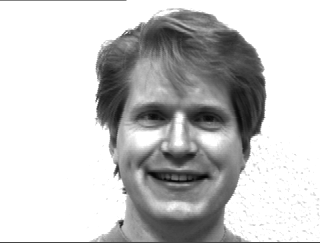
#> input picture data/subject01.happy.pgm, 320 x 243 px; its folder holds only this picture in this run
$ jupyter execute --allow-errors 'КР_БаироваПМ22_4.ipynb'   (text cells are left out)
#> lines starting #> are read from the running program, lines starting #| are printed output that depends on the picture; pictures that were not available may be replaced by others from this repository, and a replacement may not be noted
[cell 1]
import pandas as pd
from PIL import Image
import numpy as np
import glob
from numpy import linalg
import matplotlib.pyplot as plt
import cv2
from sklearn import decomposition
from sklearn.neighbors import KNeighborsClassifier
from sklearn.model_selection import GridSearchCV, KFold, cross_val_score
from sklearn import svm
from sklearn import metrics
from sklearn.linear_model import LogisticRegression

[cell 2]
fig = plt.figure(figsize=(16, 6))
plt.suptitle('Yale faces')
#> (the rest of this cell did not finish here and is left out)

[cell 3]
l = glob.glob('./data/subject06'.zfill(2)+"*")
#> l = []
fig = plt.figure(figsize=(16, 6))
plt.suptitle('Variations')
for i in range(len(l)):
    ax = fig.add_subplot(3, 4, i + 1, xticks=[], yticks=[])
    ax.imshow(Image.open(l[i]), cmap='gray')
    plt.title(l[i][17:-4]);

[cell 4]
name='./data/subject01.glasses.pgm'

[cell 5]
face_cascade = cv2.CascadeClassifier('haarcascade_frontalface_default.xml')
image = cv2.imread(name)
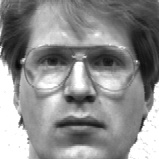
#> input picture datacropped/subject01.glasses.jpg, 159 x 159 px, given in place of subject01.glasses.pgm, which was not available
#> image is the input picture: shape (159, 159, 3); min 7, max 255, mean 141.2
gray = cv2.cvtColor(image, cv2.COLOR_BGR2GRAY)
faces = face_cascade.detectMultiScale(image, 1.2, 4)
#> faces = [[10, 10, 139, 139]]
if len(faces) == 1:
    for index, (x, y, w, h) in enumerate(faces):
        face = image[y:y+w, x:x+h]
        cv2.imwrite(f'./datacropped{name[6:-4]}.jpg', face)
#> this loop made 1 pass
#> pass 1, `face = image[y:y+w, x:x+h]`:
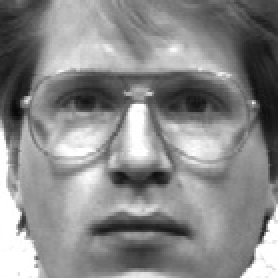
#> face: shape (139, 139, 3) (shown 2 times larger); min 7, max 255, mean 136.9

[cell 6]
Image.open('./datacropped/subject01.glasses.jpg')

[cell 7]
def crop(name):
#> called with name = './data/subject01.happy.pgm'
    image = cv2.imread(name)
#> image: shape (243, 320, 3); min 3, max 255, mean 198.5
    gray = cv2.cvtColor(image, cv2.COLOR_BGR2GRAY)
#> gray is the input picture: shape (243, 320); min 3, max 255, mean 198.5
    faces = face_cascade.detectMultiScale(image, 1.2, 4) # распознаем лицо
#> faces = [[101, 56, 157, 157]]
    if len(faces) == 1:
        for index, (x, y, w, h) in enumerate(faces):
            face = image[y:y+w, x:x+h] # обрезаем изображение по контуру лица
            cv2.imwrite(f'./datacropped{name[6:-4]}.jpg', face) # записываем в новый файл результат
#> this loop made 1 pass
#> pass 1, in crop, `face = image[y:y+w, x:x+h]`:
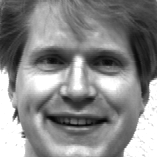
#> face: shape (157, 157, 3); min 3, max 255, mean 136.5
    else:
        print(f'error on processing {name} !')

[cell 8]
# чтение изображений
imgs1 = []
for i in range(1, 16):
    filelist = glob.glob('./data/subject'+str(i).zfill(2)+"*")
    for fname in filelist:
        crop(fname)
        img = Image.open(f'./datacropped{fname[6:-4]}.jpg')
        imgs1.append(img)

[cell 9]
plt.suptitle('Результат и размерности изображений')
plt.subplot(1, 2, 1)
#> (the rest of this cell did not finish here and is left out)

[cell 10]
# берем среднее
shape1 = int(np.mean([np.array(i).shape[0] for i in imgs1]))
shape2 = int(np.mean([np.array(i).shape[1] for i in imgs1]))
imgs = [i.resize((shape1, shape1)) for i in imgs1]

[cell 11]
fig = plt.figure(figsize=(16, 6))
plt.suptitle('Cropped faces')
#> (the rest of this cell did not finish here and is left out)

[cell 12]
data = np.array([np.array(i, dtype=float).flatten() for i in imgs])

[cell 13]
num = len(data)
num

[cell 14]
imgss = np.array([np.array(i) for i in imgs])

[cell 15]
# все изображения одного размера
np.std([i.shape[0] for i in imgss]), np.std([i.shape[1] for i in imgss]), np.std([i.shape[2] for i in imgss])

[cell 16]
np.mean([i.shape[0] for i in imgss]), np.mean([i.shape[1] for i in imgss]), np.mean([i.shape[2] for i in imgss])

[cell 17]
mean_vector = np.mean(data, axis=0)
da = np.ndarray(shape=(len(data), shape1**2*3))

for i in range(len(data)):
    da[i] = np.subtract(data[i], mean_vector)
